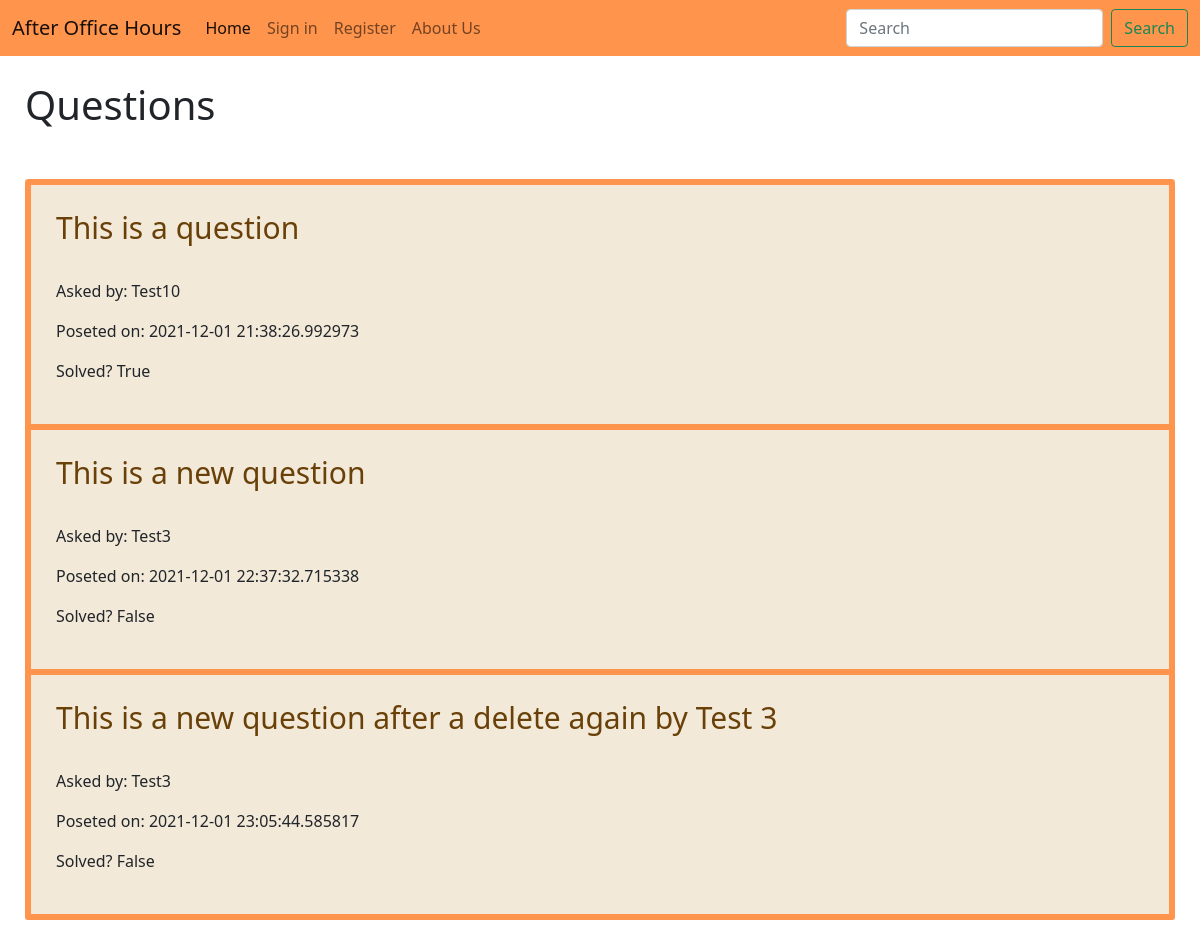
Before: / with the older database file.
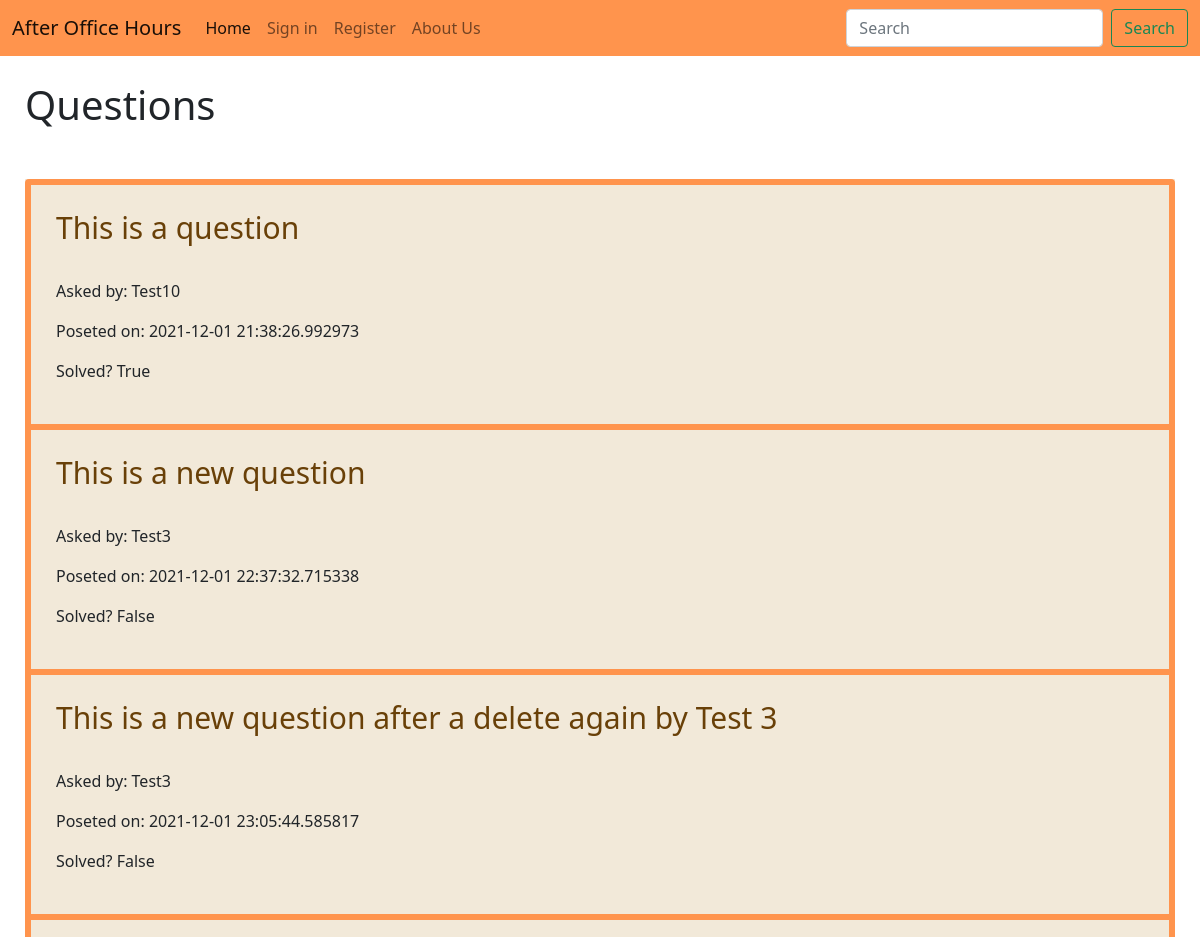
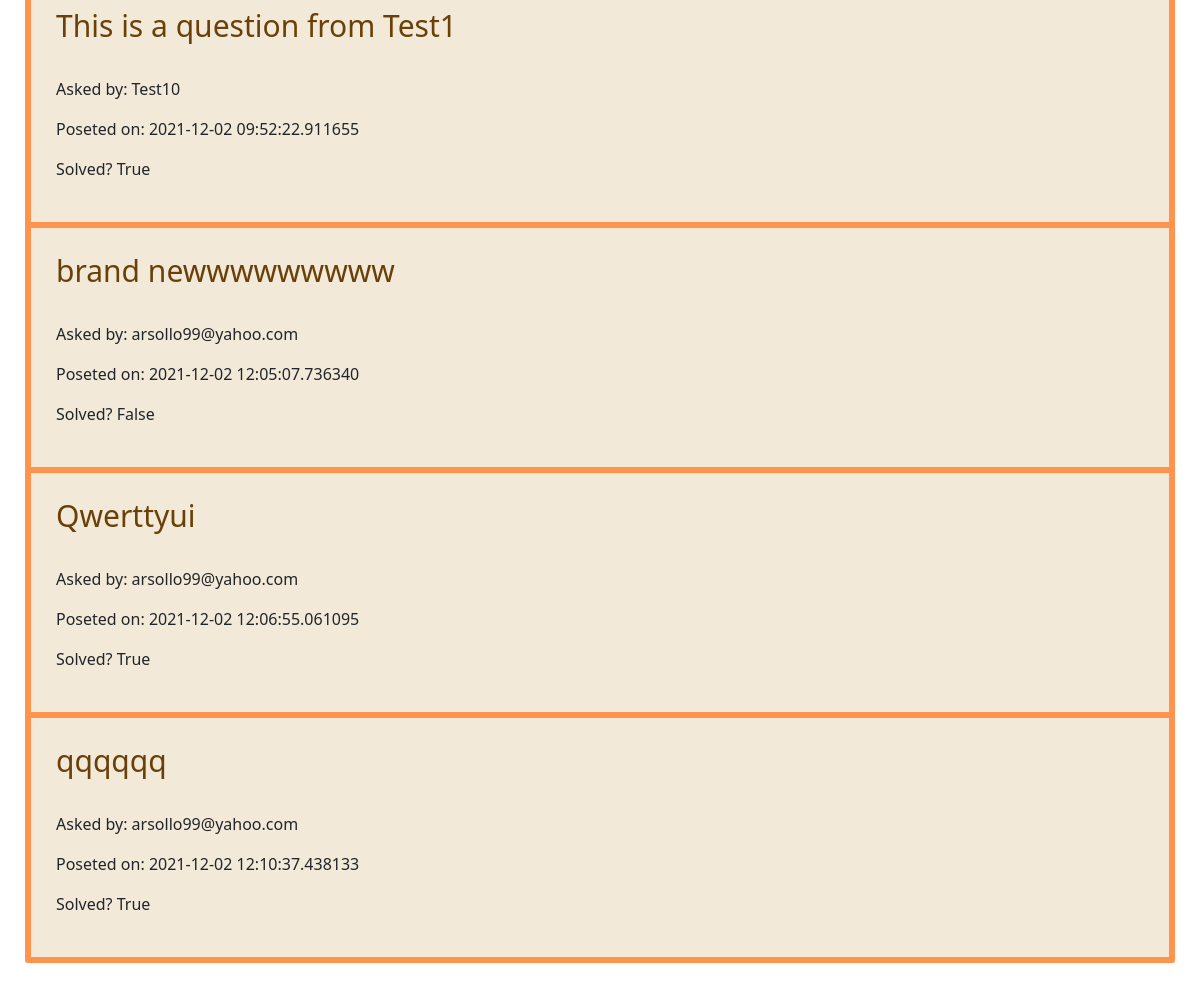
After: the same page with the newer database file (2 pictures, top to bottom).
### Question.py (models this page shows)
class Question(db.Model):
    id = db.Column(db.Integer, primary_key=True)
    q_text = db.Column(db.Text)
    asked_by_id = db.Column(db.Integer, db.ForeignKey('user.id'))
    post_time = db.Column(db.DateTime)
    solved = db.Column(db.Boolean)
    answers = db.relationship('Answer', backref='question', lazy = True)

class User(UserMixin, db.Model):
    id = db.Column(db.Integer, primary_key=True)
    username = db.Column(db.String(20), unique=True, nullable=False)
    email = db.Column(db.String(120), unique=True, nullable=False)
    password = db.Column(db.String(60), nullable=False)
    questions = db.relationship('Question', backref='author', lazy=True)

### Question.py (the view)
@app.route("/home/")
@app.route("/")
def home():
    questions = Question.query.all()
    users = User.query.all()
    context = {
        'questions' : questions,
        'users' : users
    }
    return render_template('home.html', **context)

### Templates/home.html (shortened to what this page needs)
<!DOCTYPE html>
<html>
<head>
	<link href="https://cdn.jsdelivr.net/npm/bootstrap@5.1.3/dist/css/bootstrap.min.css" rel="stylesheet">
	<link rel="stylesheet" href="{{ url_for('static', filename = 'website_style.css')}}">
</head>
<body>
    <nav class="navbar navbar-expand-lg navbar-light ">
      <div class="container-fluid">
        <a class="navbar-brand" href="/">After Office Hours</a>
        <div class="collapse navbar-collapse" id="navbarScroll">
          <ul class="navbar-nav me-auto my-2 my-lg-0 navbar-nav-scroll" style="--bs-scroll-height: 100px;">
            <li class="nav-item">
              <a class="nav-link active" aria-current="page" href="{{ url_for('home') }}">Home</a>
            </li>
            {% if not current_user.is_authenticated %}
            <li class="nav-item">
              <a class="nav-link"href="{{ url_for('login') }} ">Sign in</a>
            </li>
            <li class="nav-item">
              <a class="nav-link"href="{{ url_for('register') }} ">Register</a>
            </li>
            {%endif%}
              <a class="nav-link" href="{{ url_for('about') }} ">About Us</a>
          </ul>
          <form class="d-flex">
            <input class="form-control me-2" type="search" placeholder="Search" aria-label="Search">
            <button class="btn btn-outline-success" type="submit">Search</button>
          </form>
        </div>
      </div>
    </nav>
    {% block content %}
    <div class="welcome_page">
      <h1 id="question_header">Questions</h1>
    </div>
    <div class="home_asked_questions">
      <div class="row">
        <div class="col-lg-12">
          <div class="list-group">
            {%for question in questions%}
              {% for user in users%}
                  {% if user.id == question.asked_by_id %}
                  <a href="{{url_for('question', question_id = question.id)}}" class="list-group-item">
                  <h4 class="list-group-item-heading">{{ question.q_text }}</h4>
                  <p class="list-group-item-text">Asked by: {{ user.username}}</p>
                  <p class="list-group-item-text">Poseted on: {{ question.post_time }}</p>
                  <p class="list-group-item-text">Solved? {{ question.solved }}</p>
                  </a>
                  {%endif%}
                {%endfor%}
            {%endfor%}
          </div>
        </div>
      </div>
    </div>
    {% endblock content %}
  </body>
</html>

### static/website_style.css (style rules this page uses)
* { margin: 0; padding: 0; }
.navbar-light { background-color: rgb(255, 148, 77); }
#question_header { padding: 25px; }
.home_asked_questions { margin: 25px 25px 25px 25px; background-color: rgb(242, 233, 217); }
.home_asked_questions a { padding: 25px; border-style: solid; border-width: 6px; border-color: rgb(255, 148, 77); background-color: rgb(242, 233, 217); }
.home_asked_questions a h4 { color: rgb(105, 64, 8); padding-bottom: 25px; font-size: 30px; }

Changed rows visible on the page:
added Question: q_text "This is a question from Test1", post_time "2021-12-02 09:52:22.911655", solved "True", User (username "Test10")
added Question: q_text "brand newwwwwwwww", post_time "2021-12-02 12:05:07.736340", solved "False"
added User: username "arsollo99@yahoo.com"
added Question: q_text "Qwerttyui", post_time "2021-12-02 12:06:55.061095", solved "True"
added Question: q_text "qqqqqq", post_time "2021-12-02 12:10:37.438133", solved "True"
